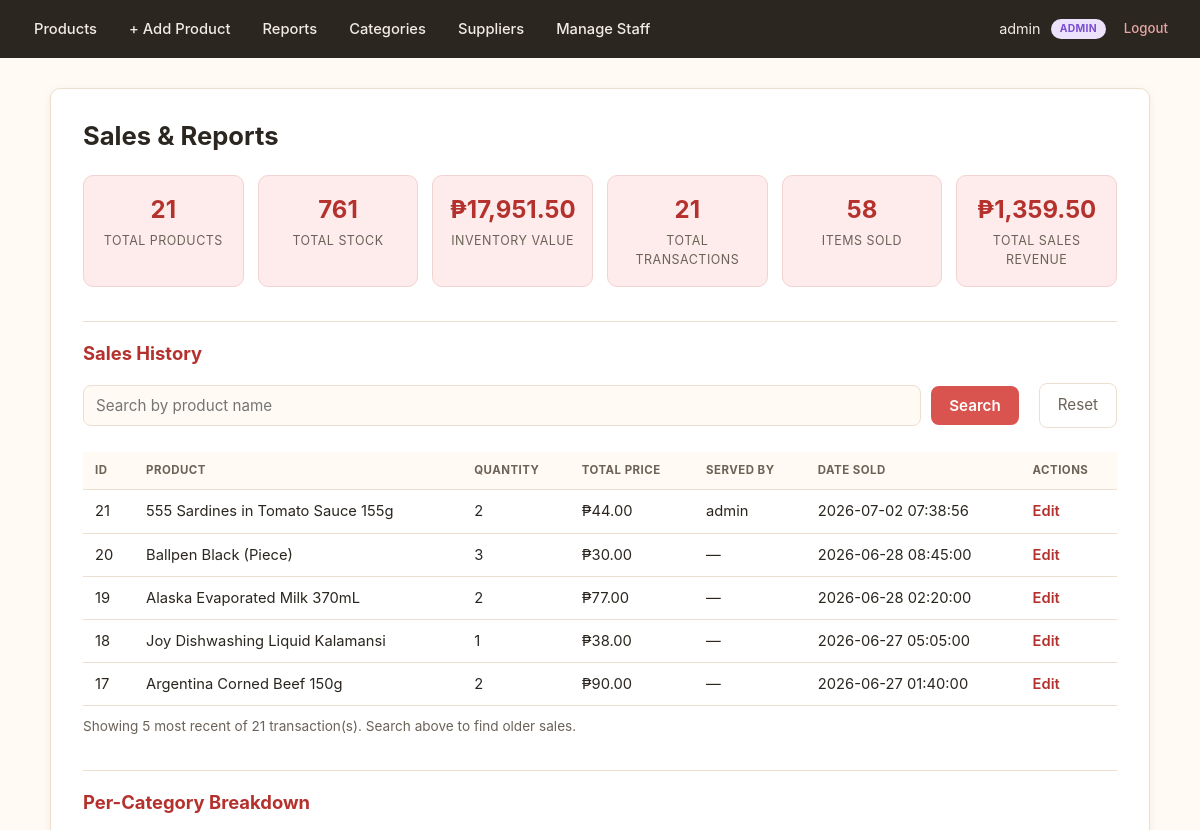
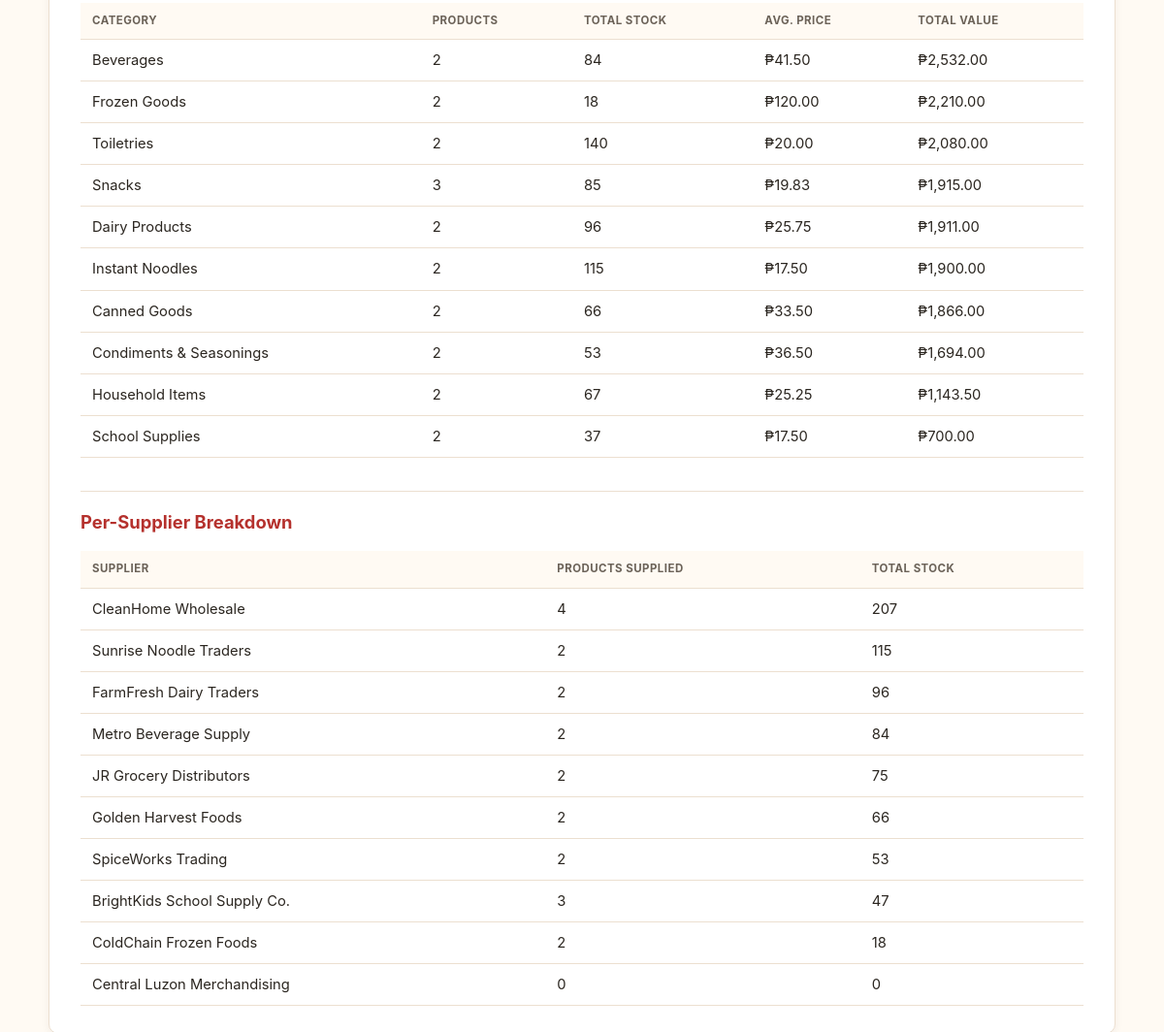
Screenshot of /report.php (signed in) with the database file from the repository (2 pictures, top to bottom).
### tables this page shows
CREATE TABLE `sales` (
  `id` int(11) NOT NULL,
  `product_id` int(11) DEFAULT NULL,
  `quantity` int(11) NOT NULL,
  `total_price` decimal(10,2) NOT NULL,
  `served_by` int(11) DEFAULT NULL,
  `sold_at` timestamp NOT NULL DEFAULT current_timestamp()
);

CREATE TABLE `products` (
  `id` int(11) NOT NULL,
  `name` varchar(150) NOT NULL,
  `description` text DEFAULT NULL,
  `price` decimal(10,2) NOT NULL DEFAULT 0.00,
  `stock` int(11) NOT NULL DEFAULT 0,
  `image_url` varchar(500) DEFAULT NULL,
  `category_id` int(11) DEFAULT NULL,
  `supplier_id` int(11) DEFAULT NULL,
  `added_by` int(11) DEFAULT NULL,
  `created_at` timestamp NOT NULL DEFAULT current_timestamp()
);

CREATE TABLE `users` (
  `id` int(11) NOT NULL,
  `username` varchar(50) NOT NULL,
  `email` varchar(100) NOT NULL,
  `password_hash` varchar(255) NOT NULL,
  `role` enum('admin','staff') DEFAULT 'staff',
  `created_at` timestamp NOT NULL DEFAULT current_timestamp()
);

### report.php (the view, shortened to what this page needs)
<?php
require_once 'config.php';
$search = isset($_GET['search']) ? trim($_GET['search']) : '';
$salesSql = "SELECT sa.*, p.name AS product_name, u.username AS served_by_name
             FROM sales sa
             LEFT JOIN products p ON sa.product_id = p.id
             LEFT JOIN users u ON sa.served_by = u.id
             WHERE 1=1";
$salesSql .= " ORDER BY sa.sold_at DESC";
if (empty($search)) {
    $salesSql .= " LIMIT 5";
}
$salesResult = $conn->query($salesSql);
$salesStats = $conn->query("
    SELECT COUNT(*) AS total_sales, COALESCE(SUM(quantity),0) AS items_sold, COALESCE(SUM(total_price),0) AS revenue
    FROM sales
")->fetch_assoc();
$overall = $conn->query("
    SELECT COUNT(*) AS total, COALESCE(SUM(stock),0) AS total_stock,
           COALESCE(SUM(price * stock),0) AS total_value
    FROM products
")->fetch_assoc();
$byCategory = $conn->query("
    SELECT c.name, COUNT(p.id) AS products,
           COALESCE(SUM(p.stock),0) AS total_stock,
           COALESCE(SUM(p.price * p.stock),0) AS total_value,
           COALESCE(AVG(p.price),0) AS avg_price
    FROM categories c
    LEFT JOIN products p ON c.id = p.category_id
    GROUP BY c.id, c.name
    ORDER BY total_value DESC
");
$bySupplier = $conn->query("
    SELECT s.name, COUNT(p.id) AS products,
           COALESCE(SUM(p.stock),0) AS total_stock
    FROM suppliers s
    LEFT JOIN products p ON s.id = p.supplier_id
    GROUP BY s.id, s.name
    ORDER BY total_stock DESC
");
?>
<!DOCTYPE html>
<html>
<head>
    <link rel="stylesheet" href="style.css">
</head>
<body>
    <?php include 'navbar.php'; ?>
    <div class="container">
        <h1>Sales & Reports</h1>
        <div class="cards">
            <div class="card">
                <div class="value"><?= (int)$overall['total'] ?></div>
                <div class="label">Total Products</div>
            </div>
            <div class="card">
                <div class="value"><?= (int)$overall['total_stock'] ?></div>
                <div class="label">Total Stock</div>
            </div>
            <div class="card">
                <div class="value">&#8369;<?= number_format($overall['total_value'], 2) ?></div>
                <div class="label">Inventory Value</div>
            </div>
            <div class="card">
                <div class="value"><?= (int)$salesStats['total_sales'] ?></div>
                <div class="label">Total Transactions</div>
            </div>
            <div class="card">
                <div class="value"><?= (int)$salesStats['items_sold'] ?></div>
                <div class="label">Items Sold</div>
            </div>
            <div class="card">
                <div class="value">&#8369;<?= number_format($salesStats['revenue'], 2) ?></div>
                <div class="label">Total Sales Revenue</div>
            </div>
        </div>
        <div class="section-divider">
            <h2>Sales History</h2>
        </div>
        <form method="GET" class="filter-bar">
            <input type="text" name="search" placeholder="Search by product name" value="<?= htmlspecialchars($search) ?>">
            <button type="submit">Search</button>
            <a href="report.php" class="cancel">Reset</a>
        </form>
        <table>
            <tr>
                <th>ID</th>
                <th>Product</th>
                <th>Quantity</th>
                <th>Total Price</th>
                <th>Served By</th>
                <th>Date Sold</th>
                <th>Actions</th>
            </tr>
            <?php while ($row = $salesResult->fetch_assoc()): ?>
                <tr>
                    <td><?= $row['id'] ?></td>
                    <td><?= htmlspecialchars($row['product_name'] ?? 'Deleted product') ?></td>
                    <td><?= $row['quantity'] ?></td>
                    <td>&#8369;<?= number_format($row['total_price'], 2) ?></td>
                    <td><?= htmlspecialchars($row['served_by_name'] ?? '—') ?></td>
                    <td><?= $row['sold_at'] ?></td>
                    <td class="actions">
                        <a href="edit_sale.php?id=<?= $row['id'] ?>">Edit</a>
                    </td>
                </tr>
            <?php endwhile; ?>
        </table>
        <p class="count">
            <?php if (empty($search)): ?>
                Showing <?= $salesResult->num_rows ?> most recent of <?= (int)$salesStats['total_sales'] ?> transaction(s). Search above to find older sales.
            <?php else: ?>
                <?= $salesResult->num_rows ?> transaction(s) matching "<?= htmlspecialchars($search) ?>"
            <?php endif; ?>
        </p>
        <div class="section-divider">
            <h2>Per-Category Breakdown</h2>
        </div>
        <table>
            <tr>
                <th>Category</th>
                <th>Products</th>
                <th>Total Stock</th>
                <th>Avg. Price</th>
                <th>Total Value</th>
            </tr>
            <?php while ($row = $byCategory->fetch_assoc()): ?>
                <tr>
                    <td><?= htmlspecialchars($row['name']) ?></td>
                    <td><?= $row['products'] ?></td>
                    <td><?= $row['total_stock'] ?></td>
                    <td>&#8369;<?= number_format($row['avg_price'], 2) ?></td>
                    <td>&#8369;<?= number_format($row['total_value'], 2) ?></td>
                </tr>
            <?php endwhile; ?>
        </table>
        <div class="section-divider">
            <h2>Per-Supplier Breakdown</h2>
        </div>
        <table>
            <tr>
                <th>Supplier</th>
                <th>Products Supplied</th>
                <th>Total Stock</th>
            </tr>
            <?php while ($row = $bySupplier->fetch_assoc()): ?>
                <tr>
                    <td><?= htmlspecialchars($row['name']) ?></td>
                    <td><?= $row['products'] ?></td>
                    <td><?= $row['total_stock'] ?></td>
                </tr>
            <?php endwhile; ?>
        </table>
    </div>
</body>
</html>

### style.css (style rules this page uses)
:root { --brand: #d9534f; --brand-dark: #b5312d; --brand-light: #fdeceb; --ink: #2b2620; --ink-soft: #6b6258; --paper: #fffaf3; --card: #ffffff; --border: #ecdfd0; --success: #2f8f4e; --success-bg: #eaf7ee; --warn: #b8860b; --warn-bg: #fff6e0; --admin: #7a4fd1; --staff: #2b7fb0; --radius: 10px; --shadow: 0 2px 10px rgba(43, 38, 32, 0.06); --shadow-hover: 0 6px 18px rgba(43, 38, 32, 0.12); }
* { box-sizing: border-box; }
body { margin: 0; background: var(--paper); color: var(--ink); font-family: -apple-system, BlinkMacSystemFont, "Segoe UI", Roboto, "Helvetica Neue", Arial, sans-serif; line-height: 1.5; }
h1 { font-size: 1.6em; margin: 0 0 18px; color: var(--ink); }
h2 { font-size: 1.15em; margin: 0; color: var(--ink); }
a { color: var(--brand-dark); text-decoration: none; }
.container { max-width: 1100px; margin: 30px auto; background: var(--card); border: 1px solid var(--border); border-radius: var(--radius); box-shadow: var(--shadow); padding: 28px 32px; }
.section-divider { margin: 34px 0 16px; padding-top: 18px; border-top: 1px solid var(--border); }
.section-divider h2 { color: var(--brand-dark); }
.cards { display: grid; grid-template-columns: repeat(auto-fit, minmax(150px, 1fr)); gap: 14px; margin: 20px 0 28px; }
.card { background: var(--brand-light); border: 1px solid #f3d3d1; border-radius: var(--radius); padding: 16px 14px; text-align: center; }
.card .value { font-size: 1.5em; font-weight: 700; color: var(--brand-dark); }
.card .label { margin-top: 4px; font-size: 0.78em; text-transform: uppercase; letter-spacing: 0.04em; color: var(--ink-soft); }
form { display: flex; flex-direction: column; gap: 4px; }
input[type="text"], input[type="password"], input[type="email"], input[type="number"], input[type="url"], select, textarea { padding: 10px 12px; border: 1px solid var(--border); border-radius: 8px; font-size: 0.95em; font-family: inherit; background: var(--paper); color: var(--ink); outline: none; transition: border-color 0.15s ease, box-shadow 0.15s ease; }
button { font-family: inherit; cursor: pointer; }
button[type="submit"], .btn { display: inline-block; margin-top: 16px; padding: 10px 18px; background: var(--brand); color: #fff; border: none; border-radius: 8px; font-size: 0.95em; font-weight: 600; text-decoration: none; text-align: center; transition: background 0.15s ease; }
.cancel { display: inline-block; margin-top: 16px; margin-left: 10px; padding: 10px 18px; color: var(--ink-soft); border: 1px solid var(--border); border-radius: 8px; font-size: 0.95em; }
.filter-bar { flex-direction: row; flex-wrap: wrap; align-items: center; gap: 10px; margin-bottom: 24px; }
.filter-bar input, .filter-bar select { flex: 1; min-width: 160px; margin-top: 0; }
.filter-bar button, .filter-bar .cancel { margin-top: 0; white-space: nowrap; }
.count { color: var(--ink-soft); font-size: 0.85em; margin: 10px 0; }
table { width: 100%; border-collapse: collapse; margin-top: 10px; font-size: 0.92em; }
th, td { text-align: left; padding: 10px 12px; border-bottom: 1px solid var(--border); }
th { background: var(--paper); color: var(--ink-soft); font-size: 0.78em; text-transform: uppercase; letter-spacing: 0.04em; font-weight: 700; }
td.actions a { margin-right: 12px; font-weight: 600; }

### rows the page displays
sales: id "21", product.name "555 Sardines in Tomato Sauce 155g", quantity "2", total_price "44.00", served_by.username "admin", sold_at "2026-07-02 07:38:56"
sales: id "20", product.name "Ballpen Black (Piece)", quantity "3", total_price "30.00", served_by_name "—", sold_at "2026-06-28 08:45:00"
sales: id "19", product.name "Alaska Evaporated Milk 370mL", quantity "2", total_price "77.00", served_by_name "—", sold_at "2026-06-28 02:20:00"
sales: id "18", product.name "Joy Dishwashing Liquid Kalamansi", quantity "1", total_price "38.00", served_by_name "—", sold_at "2026-06-27 05:05:00"
sales: id "17", product.name "Argentina Corned Beef 150g", quantity "2", total_price "90.00", served_by_name "—", sold_at "2026-06-27 01:40:00"

### other values shown
getUsername() "admin"
$_SESSION['role'] "ADMIN"
$overall['total'] "21"
$overall['total_stock'] "761"
$overall['total_value'] "17,951.50"
$salesStats['total_sales'] "21"
$salesStats['items_sold'] "58"
$salesStats['revenue'] "1,359.50"
$salesResult->num_rows "5"
$row['name'] "Beverages"
$row['products'] "2"
$row['total_stock'] "84"
$row['avg_price'] "41.50"
$row['total_value'] "2,532.00"
$row['name'] "Frozen Goods"
